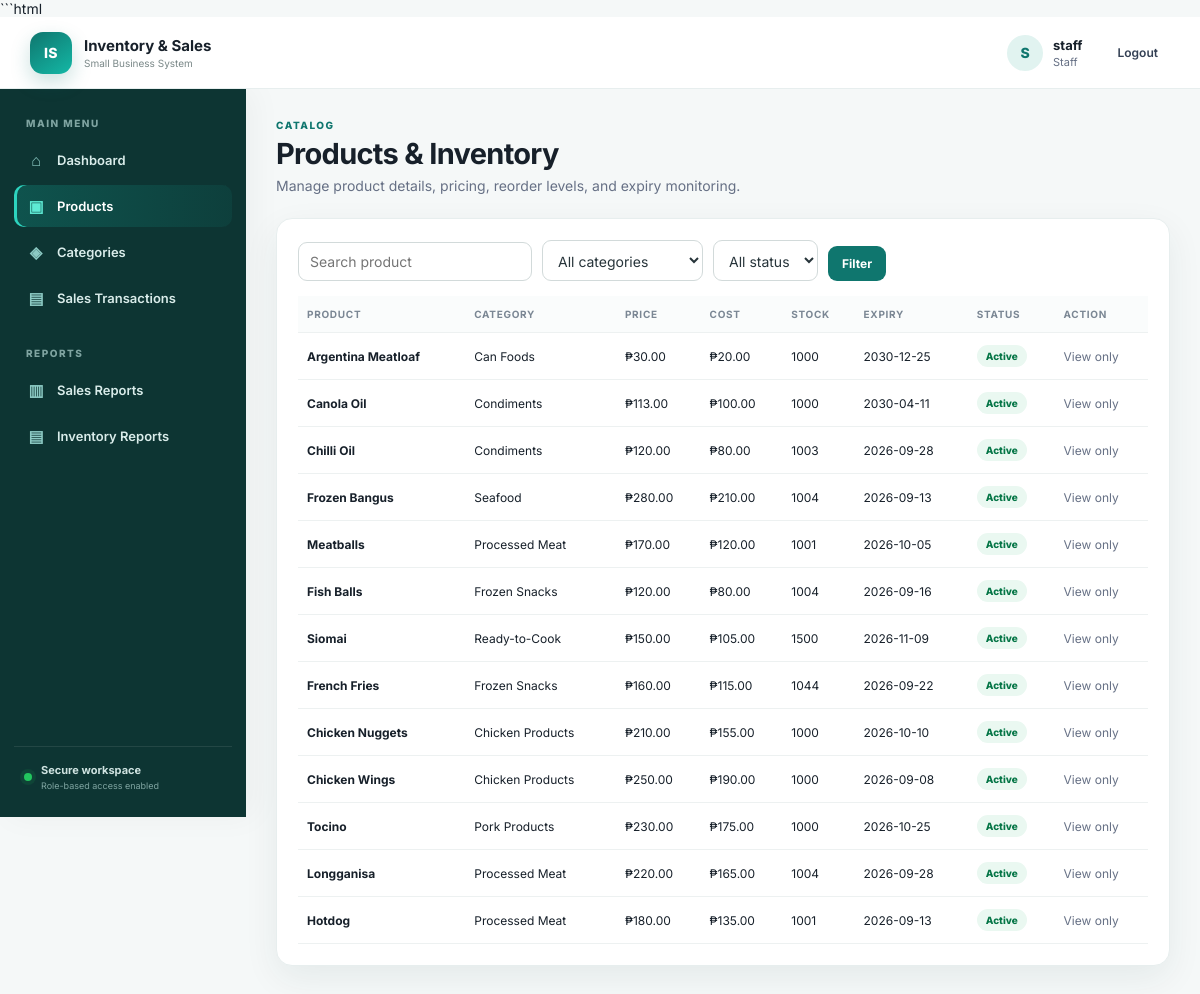
/products (signed in), run on the app's committed database.
### tables this page shows
CREATE TABLE products (id INTEGER PRIMARY KEY AUTOINCREMENT, name TEXT NOT NULL, category_id INTEGER, price REAL NOT NULL DEFAULT 0, cost REAL NOT NULL DEFAULT 0, stock INTEGER NOT NULL DEFAULT 0, reorder_level INTEGER NOT NULL DEFAULT 5, expiry_date text, active integer not null default 1, FOREIGN KEY(category_id) REFERENCES categories(id) ON DELETE SET NULL);

CREATE TABLE categories (id INTEGER PRIMARY KEY AUTOINCREMENT, name TEXT UNIQUE NOT NULL);

### app.py (the view, shortened to what this page needs)
@app.route("/products", methods=["GET", "POST"])
@login_required
def products():
    conn = db()
    q = request.args.get("q", "").strip()
    cat = request.args.get("category", "")
    sql = """SELECT p.*, c.name category FROM products p
             LEFT JOIN categories c ON c.id=p.category_id WHERE 1=1"""
    args = []
    status = request.args.get("status", "")
    if status == "active": sql += " AND p.active=1"
    elif status == "inactive": sql += " AND p.active=0"
    if q:
        sql += " AND p.name LIKE ?"; args.append(f"%{q}%")
    if cat:
        sql += " AND p.category_id=?"; args.append(cat)
    sql += " ORDER BY p.id DESC"
    rows = conn.execute(sql, args).fetchall()
    categories = conn.execute("SELECT * FROM categories ORDER BY name").fetchall()
    conn.close()
    return render_template("products.html", products=rows, categories=categories,
                           q=q, selected_category=cat, status_filter=status)

### app.py (called while the page is built)
def db():
    conn = sqlite3.connect(DB)
    conn.row_factory = sqlite3.Row
    conn.execute("PRAGMA foreign_keys = ON")
    return conn

def login_required(f):
    @wraps(f)
    def wrapped(*args, **kwargs):
        if "user_id" not in session:
            return redirect(url_for("login"))
        return f(*args, **kwargs)
    return wrapped

### templates/products.html (shortened to what this page needs)
{% extends "base.html" %}
{% block content %}
<div class="page-head">
    <div>
        <span class="eyebrow">CATALOG</span>
        <h1>Products &amp; Inventory</h1>
        <p class="muted">
            Manage product details, pricing, reorder levels, and expiry monitoring.
        </p>
    </div>
</div>
<div class="panel">
    <form class="toolbar">
        <input
            name="q"
            value="{{q}}"
            placeholder="Search product"
        >
        <select name="category">
            <option value="">
                All categories
            </option>
        </select>
        <select name="status">
            <option value="">
                All status
            </option>
        </select>
        <button>
            Filter
        </button>
    </form>
    <div class="table-wrap">
        <table>
            <tr>
                <th>Product</th>
                <th>Category</th>
                <th>Price</th>
                <th>Cost</th>
                <th>Stock</th>
                <th>Expiry</th>
                <th>Status</th>
                <th>Action</th>
            </tr>
            {% for p in products %}
            <tr>
                <td>
                    <strong>{{p.name}}</strong>
                </td>
                <td>
                    {{p.category or "-"}}
                </td>
                <td>
                    ₱{{"%.2f"|format(p.price)}}
                </td>
                <td>
                    ₱{{"%.2f"|format(p.cost)}}
                </td>
                <td>
                    {{p.stock}}
                </td>
                <td>
                    {% if p.expiry_date %}
                        {{p.expiry_date}}
                    {% else %}
                        -
                    {% endif %}
                </td>
                <td>
                    {% if not p.active %}
                        <span class="badge">
                            Inactive
                        </span>
                    {% elif p.stock==0 %}
                        <span class="badge low">
                            Out of Stock
                        </span>
                    {% elif p.stock<=p.reorder_level %}
                        <span class="badge low">
                            Low Stock
                        </span>
                    {% else %}
                        <span class="badge ok">
                            Active
                        </span>
                    {% endif %}
                </td>
                <td>
                    {% if session.role=="Admin" %}
                    <div class="action-group">
                        <a
                            class="btnlink small-btn"
                            href="{{url_for('edit_product',product_id=p.id)}}"
                        >
                            Edit
                        </a>
                        <form
                            method="post"
                            action="{{url_for('toggle_product',product_id=p.id)}}"
                        >
                            <button class="secondary small-btn">
                                {{'Deactivate' if p.active else 'Activate'}}
                            </button>
                        </form>
                        <form
                            method="post"
                            action="{{url_for('delete_product',product_id=p.id)}}"
                            onsubmit="return confirm('Delete product?')"
                        >
                            <button class="danger small-btn">
                                Delete
                            </button>
                        </form>
                    </div>
                    {% else %}
                        <span class="muted">
                            View only
                        </span>
                    {% endif %}
                </td>
            </tr>
            {% else %}
            <tr>
                <td colspan="8">
                    No products.
                </td>
            </tr>
            {% endfor %}
        </table>
    </div>
</div>
{% endblock %}

### static/css/style.css (style rules this page uses)
:root { --teal:#0f766e; --teal2:#0d9488; --deep:#0b3b38; --ink:#17202a; --muted:#667085; --line:#e7eeee; --bg:#f5f8f8; --white:#fff; --danger:#b42318; --shadow:0 12px 35px rgba(16,55,52,.07); }
* { box-sizing:border-box; }
html { scroll-behavior:smooth; }
body { margin:0; font-family:Inter,Segoe UI,Arial,sans-serif; background:var(--bg); color:var(--ink); font-size:14px; }
.eyebrow { display:inline-block; color:var(--teal); font-size:10px; font-weight:800; letter-spacing:1.5px; }
.page-head { display:flex; justify-content:space-between; align-items:end; margin-bottom:24px; }
.page-head h1 { font-size:29px; margin:5px 0 6px; letter-spacing:-.7px; }
.page-head p { margin:0; color:var(--muted); }
.panel { background:white; border:1px solid var(--line); border-radius:16px; padding:21px; box-shadow:var(--shadow); margin-bottom:18px; }
.table-wrap { overflow-x:auto; }
table { width:100%; border-collapse:collapse; min-width:500px; }
th,td { text-align:left; padding:12px 9px; border-bottom:1px solid #edf1f1; font-size:12px; }
th { font-size:10px; color:#7b8794; text-transform:uppercase; letter-spacing:.7px; background:#fafcfc; }
.btnlink,button { font:inherit; cursor:pointer; }
.btnlink,button { background:var(--teal); color:white; border:0; text-decoration:none; padding:10px 14px; border-radius:9px; font-weight:700; font-size:12px; }
.toolbar,.inline { display:flex; gap:10px; align-items:end; margin-bottom:15px; }
input,select { font:inherit; padding:10px 11px; border:1px solid #d2dada; border-radius:9px; background:#fff; color:#27343a; outline:none; }
.muted { color:var(--muted); }
.badge,.status-pill { padding:5px 9px; border-radius:20px; font-size:10px; font-weight:800; display:inline-block; }
.ok,.status-pill.ok { background:#eaf8f1; color:#067647; }

### data on the page
products: name "Argentina Meatloaf", name "Can Foods", price "30.00", cost "20.00", stock "1000", expiry_date "2030-12-25", active "Active"
products: name "Canola Oil", name "Condiments", price "113.00", cost "100.00", stock "1000", expiry_date "2030-04-11", active "Active"
products: name "Chilli Oil", name "Condiments", price "120.00", cost "80.00", stock "1003", expiry_date "2026-09-28", active "Active"
products: name "Frozen Bangus", name "Seafood", price "280.00", cost "210.00", stock "1004", expiry_date "2026-09-13", active "Active"
products: name "Meatballs", name "Processed Meat", price "170.00", cost "120.00", stock "1001", expiry_date "2026-10-05", active "Active"
products: name "Fish Balls", name "Frozen Snacks", price "120.00", cost "80.00", stock "1004", expiry_date "2026-09-16", active "Active"
products: name "Siomai", name "Ready-to-Cook", price "150.00", cost "105.00", stock "1500", expiry_date "2026-11-09", active "Active"
products: name "French Fries", name "Frozen Snacks", price "160.00", cost "115.00", stock "1044", expiry_date "2026-09-22", active "Active"
products: name "Chicken Nuggets", name "Chicken Products", price "210.00", cost "155.00", stock "1000", expiry_date "2026-10-10", active "Active"
products: name "Chicken Wings", name "Chicken Products", price "250.00", cost "190.00", stock "1000", expiry_date "2026-09-08", active "Active"
products: name "Tocino", name "Pork Products", price "230.00", cost "175.00", stock "1000", expiry_date "2026-10-25", active "Active"
products: name "Longganisa", name "Processed Meat", price "220.00", cost "165.00", stock "1004", expiry_date "2026-09-28", active "Active"
products: name "Hotdog", name "Processed Meat", price "180.00", cost "135.00", stock "1001", expiry_date "2026-09-13", active "Active"

### other printed values
{{ session.username[:1]|upper }} "S"
{{ session.username }} "staff"
{{ session.role }} "Staff"
